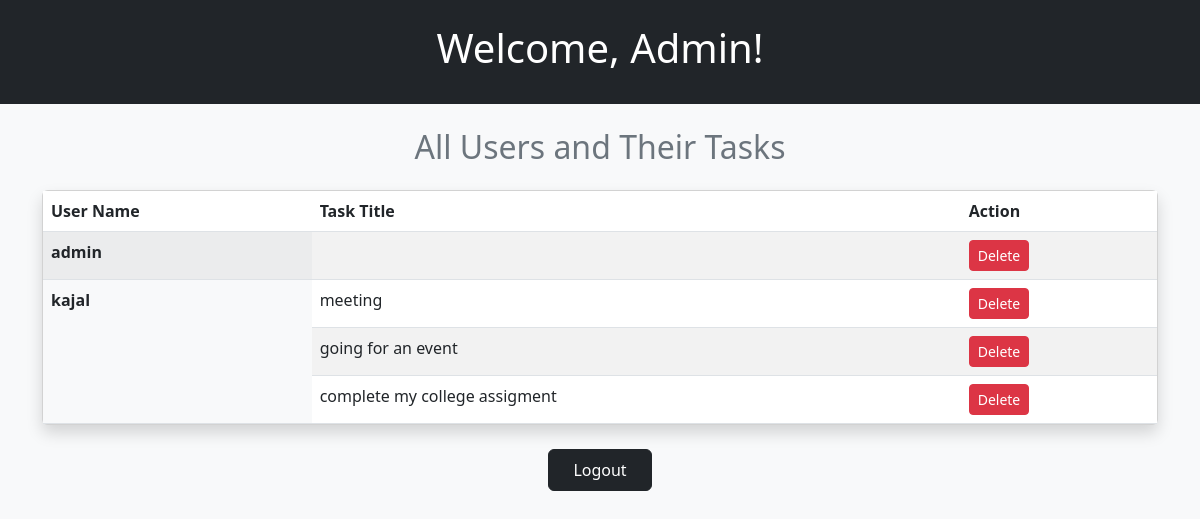
The page /admin/admin_dashboard.php (signed in) on the database its author committed.
### tables this page shows
CREATE TABLE `tasks` (
  `id` int(11) NOT NULL,
  `user_id` int(11) NOT NULL,
  `title` varchar(255) NOT NULL,
  `deadline` date NOT NULL,
  `priority` enum('High','Medium','Low') DEFAULT 'Medium',
  `status` enum('Pending','Completed') DEFAULT 'Pending'
);

### admin/admin_dashboard.php (the view, shortened to what this page needs)
<?php
require_once 'C:\xampp\htdocs\task-collab-app\db.php';
$query = "SELECT users.id as user_id, users.name as user_name, tasks.id as task_id, tasks.title as task_title
          FROM users
          LEFT JOIN tasks ON users.id = tasks.user_id";
$result = $conn->query($query);
$users_tasks = [];
while ($row = $result->fetch_assoc()) {
    $users_tasks[$row['user_id']]['name'] = $row['user_name'];
    $users_tasks[$row['user_id']]['tasks'][] = [
        'task_id' => $row['task_id'],
        'task_title' => $row['task_title'],
    ];
}
?>
<!DOCTYPE html>
<html lang="en">
<head>
    <link href="https://cdn.jsdelivr.net/npm/bootstrap@5.3.0-alpha1/dist/css/bootstrap.min.css" rel="stylesheet">
</head>
<body class="bg-light">
    <div class="container-fluid px-0">
        <header class="bg-dark text-white py-4 mb-4">
            <h1 class="text-center">Welcome, Admin!</h1>
        </header>
        <div class="container">
            <h2 class="text-center mb-4 text-secondary">All Users and Their Tasks</h2>
            <div class="card shadow mb-4">
                <div class="card-body p-0">
                    <div class="table-responsive">
                        <table class="table table-striped table-hover mb-0">
                            <thead class="bg-primary text-white">
                                <tr>
                                    <th>User Name</th>
                                    <th>Task Title</th>
                                    <th>Action</th>
                                </tr>
                            </thead>
                            <tbody>
                                <?php foreach ($users_tasks as $user_id => $user_data): ?>
                                    <tr>
                                        <td class="fw-bold bg-light" rowspan="<?= count($user_data['tasks']) ?>"><?= htmlspecialchars($user_data['name']) ?></td>
                                        <?php foreach ($user_data['tasks'] as $index => $task): ?>
                                            <?php if ($index > 0) echo "<tr>"; ?>
                                                <td><?= htmlspecialchars($task['task_title']) ?></td>
                                                <td>
                                                    <a href="?delete_task=<?= $task['task_id'] ?>"
                                                       class="btn btn-danger btn-sm"
                                                       onclick="return confirm('Are you sure you want to delete this task?')">
                                                        Delete
                                                    </a>
                                                </td>
                                            </tr>
                                        <?php endforeach; ?>
                                    <?php endforeach; ?>
                            </tbody>
                        </table>
                    </div>
                </div>
            </div>
            <div class="text-center mt-4 mb-5">
                <a href="../logout.php" class="btn btn-dark px-4 py-2">Logout</a>
            </div>
        </div>
    </div>
</body>
</html>

### rows shown on the page
tasks: title "meeting"
tasks: title "going for an event"
tasks: title "complete my college assigment"

### other values the page prints
$user_data['name'] "admin"
$user_data['name'] "kajal"
